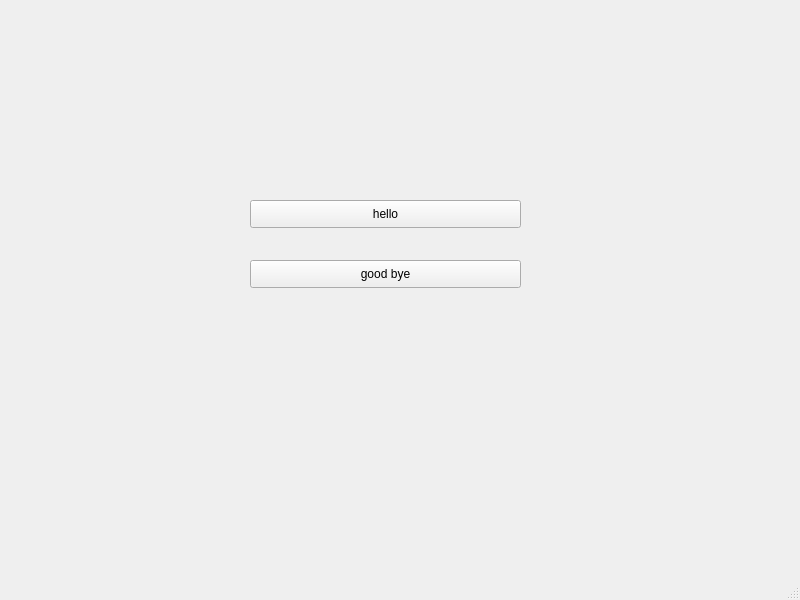
<?xml version="1.0" encoding="UTF-8"?>
<ui version="4.0">
 <class>MainWindow</class>
 <widget class="QMainWindow" name="MainWindow">
  <property name="geometry">
   <rect>
    <x>0</x>
    <y>0</y>
    <width>800</width>
    <height>600</height>
   </rect>
  </property>
  <property name="windowTitle">
   <string>MainWindow</string>
  </property>
  <widget class="QWidget" name="centralwidget">
   <widget class="QPushButton" name="pushButton">
    <property name="geometry">
     <rect>
      <x>250</x>
      <y>200</y>
      <width>271</width>
      <height>28</height>
     </rect>
    </property>
    <property name="text">
     <string>hello</string>
    </property>
   </widget>
   <widget class="QPushButton" name="pushButton_2">
    <property name="geometry">
     <rect>
      <x>250</x>
      <y>260</y>
      <width>271</width>
      <height>28</height>
     </rect>
    </property>
    <property name="text">
     <string>good bye</string>
    </property>
   </widget>
  </widget>
  <widget class="QMenuBar" name="menubar">
   <property name="geometry">
    <rect>
     <x>0</x>
     <y>0</y>
     <width>800</width>
     <height>26</height>
    </rect>
   </property>
  </widget>
  <widget class="QStatusBar" name="statusbar"/>
 </widget>
 <resources/>
 <connections/>
</ui>
